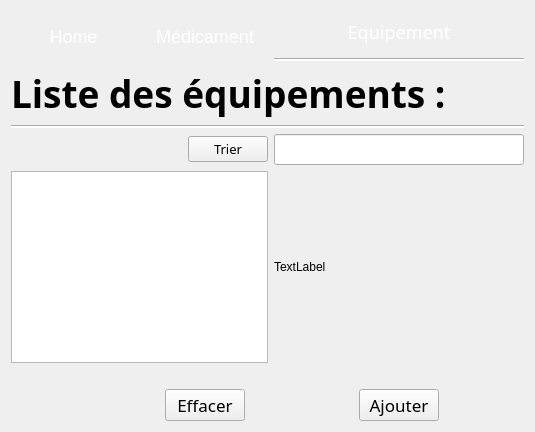
      <widget class="QWidget" name="listEqui">
       <layout class="QGridLayout" name="gridLayout_4">
        <item row="8" column="2" alignment="Qt::AlignHCenter">
         <widget class="QPushButton" name="ajouter_equi">
          <property name="font">
           <font>
            <family>Quicksand SemiBold</family>
            <pointsize>13</pointsize>
           </font>
          </property>
          <property name="cursor">
           <cursorShape>PointingHandCursor</cursorShape>
          </property>
          <property name="text">
           <string>Ajouter</string>
          </property>
          <property name="icon">
           <iconset resource="pics.qrc">
            <normaloff>:/pics/pics/ajout.png</normaloff>:/pics/pics/ajout.png</iconset>
          </property>
          <property name="iconSize">
           <size>
            <width>30</width>
            <height>30</height>
           </size>
          </property>
         </widget>
        </item>
        <item row="2" column="2">
         <layout class="QVBoxLayout" name="verticalLayout_32">
          <item>
           <widget class="QPushButton" name="Equipement_2">
            <property name="enabled">
             <bool>false</bool>
            </property>
            <property name="minimumSize">
             <size>
              <width>0</width>
              <height>41</height>
             </size>
            </property>
            <property name="font">
             <font>
              <family>Quicksand SemiBold</family>
              <pointsize>-1</pointsize>
              <weight>50</weight>
              <bold>false</bold>
             </font>
            </property>
            <property name="styleSheet">
             <string notr="true">QPushButton{
width:121px;
height:30px;
background:transparent;
color:#000;
border:0px solid black;
border-radius:7px;
color:white;
font-weight:400;
font-size:18px;
}

QPushButton:hover{
background-color: rgba(170, 218, 255, 100);
}
</string>
            </property>
            <property name="text">
             <string>Equipement</string>
            </property>
            <property name="icon">
             <iconset resource="pics.qrc">
              <normaloff>:/pics/pics/equipement.png</normaloff>:/pics/pics/equipement.png</iconset>
            </property>
            <property name="iconSize">
             <size>
              <width>20</width>
              <height>20</height>
             </size>
            </property>
           </widget>
          </item>
          <item>
           <widget class="Line" name="line_equi">
            <property name="styleSheet">
             <string notr="true">background: white;</string>
            </property>
            <property name="orientation">
             <enum>Qt::Horizontal</enum>
            </property>
           </widget>
          </item>
         </layout>
        </item>
        <item row="8" column="1" alignment="Qt::AlignHCenter">
         <widget class="QPushButton" name="effacer_equipement">
          <property name="font">
           <font>
            <family>Quicksand SemiBold</family>
            <pointsize>13</pointsize>
           </font>
          </property>
          <property name="cursor">
           <cursorShape>PointingHandCursor</cursorShape>
          </property>
          <property name="text">
           <string>Effacer</string>
          </property>
          <property name="icon">
           <iconset resource="pics.qrc">
            <normaloff>:/pics/pics/trash.png</normaloff>:/pics/pics/trash.png</iconset>
          </property>
          <property name="iconSize">
           <size>
            <width>25</width>
            <height>25</height>
           </size>
          </property>
         </widget>
        </item>
        <item row="7" column="1">
         <spacer name="horizontalSpacer_29">
          <property name="orientation">
           <enum>Qt::Horizontal</enum>
          </property>
          <property name="sizeHint" stdset="0">
           <size>
            <width>126</width>
            <height>20</height>
           </size>
          </property>
         </spacer>
        </item>
        <item row="7" column="0">
         <spacer name="horizontalSpacer_30">
          <property name="orientation">
           <enum>Qt::Horizontal</enum>
          </property>
          <property name="sizeHint" stdset="0">
           <size>
            <width>125</width>
            <height>20</height>
           </size>
          </property>
         </spacer>
        </item>
        <item row="2" column="0">
         <layout class="QVBoxLayout" name="verticalLayout_31">
          <item>
           <widget class="QPushButton" name="Home_3">
            <property name="minimumSize">
             <size>
              <width>0</width>
              <height>51</height>
             </size>
            </property>
            <property name="cursor">
             <cursorShape>PointingHandCursor</cursorShape>
            </property>
            <property name="styleSheet">
             <string notr="true">QPushButton{
width:121px;
height:30px;
background:transparent;
color:#000;
border:0px solid black;
border-radius:7px;
color:white;
font-weight:400;
font-size:18px;
}

QPushButton:hover{
background-color: rgba(170, 218, 255, 100);
}
</string>
            </property>
            <property name="text">
             <string>Home</string>
            </property>
            <property name="icon">
             <iconset resource="pics.qrc">
              <normaloff>:/pics/pics/Home.png</normaloff>:/pics/pics/Home.png</iconset>
            </property>
            <property name="iconSize">
             <size>
              <width>20</width>
              <height>20</height>
             </size>
            </property>
           </widget>
          </item>
         </layout>
        </item>
        <item row="5" column="1" alignment="Qt::AlignRight">
         <widget class="QPushButton" name="trier_eq">
          <property name="maximumSize">
           <size>
            <width>80</width>
            <height>16777215</height>
           </size>
          </property>
          <property name="font">
           <font>
            <family>Quicksand SemiBold</family>
            <pointsize>10</pointsize>
           </font>
          </property>
          <property name="cursor">
           <cursorShape>PointingHandCursor</cursorShape>
          </property>
          <property name="text">
           <string>Trier</string>
          </property>
         </widget>
        </item>
        <item row="7" column="2">
         <spacer name="horizontalSpacer_31">
          <property name="orientation">
           <enum>Qt::Horizontal</enum>
          </property>
          <property name="sizeHint" stdset="0">
           <size>
            <width>166</width>
            <height>20</height>
           </size>
          </property>
         </spacer>
        </item>
        <item row="5" column="2" alignment="Qt::AlignHCenter">
         <widget class="QLineEdit" name="chercher_equi">
          <property name="minimumSize">
           <size>
            <width>250</width>
            <height>25</height>
           </size>
          </property>
          <property name="font">
           <font>
            <family>Quicksand SemiBold</family>
            <pointsize>12</pointsize>
           </font>
          </property>
          <property name="styleSheet">
           <string notr="true">color :rgb(255, 255, 255)</string>
          </property>
          <property name="text">
           <string/>
          </property>
          <property name="placeholderText">
           <string>chercher</string>
          </property>
         </widget>
        </item>
        <item row="2" column="1">
         <widget class="QPushButton" name="Medicament_5">
          <property name="minimumSize">
           <size>
            <width>0</width>
            <height>51</height>
           </size>
          </property>
          <property name="cursor">
           <cursorShape>PointingHandCursor</cursorShape>
          </property>
          <property name="styleSheet">
           <string notr="true">QPushButton{
width:121px;
height:30px;
background:transparent;
color:#000;
border:0px solid black;
border-radius:7px;
color:white;
font-weight:400;
font-size:18px;
}

QPushButton:hover{
background-color: rgba(170, 218, 255, 100);
}
</string>
          </property>
          <property name="text">
           <string>Médicament</string>
          </property>
          <property name="icon">
           <iconset resource="pics.qrc">
            <normaloff>:/pics/pics/med.png</normaloff>:/pics/pics/med.png</iconset>
          </property>
          <property name="iconSize">
           <size>
            <width>20</width>
            <height>20</height>
           </size>
          </property>
         </widget>
        </item>
        <item row="4" column="0" colspan="3">
         <layout class="QVBoxLayout" name="verticalLayout_33">
          <item>
           <widget class="QLabel" name="label_20">
            <property name="font">
             <font>
              <family>Quicksand SemiBold</family>
              <pointsize>28</pointsize>
              <weight>75</weight>
              <bold>true</bold>
             </font>
            </property>
            <property name="text">
             <string>Liste des équipements :</string>
            </property>
           </widget>
          </item>
          <item>
           <widget class="Line" name="bigline_eq">
            <property name="styleSheet">
             <string notr="true">background-color: rgb(255, 255, 255);</string>
            </property>
            <property name="orientation">
             <enum>Qt::Horizontal</enum>
            </property>
           </widget>
          </item>
         </layout>
        </item>
        <item row="6" column="0" colspan="2">
         <widget class="QListWidget" name="listWidget_EQUI">
          <property name="font">
           <font>
            <family>Quicksand SemiBold</family>
            <pointsize>20</pointsize>
           </font>
          </property>
          <property name="styleSheet">
           <string notr="true">border:0px solid white;
color:white;
background: transparent;
margin:0 40px 0 40px;


QListWidget::item {
    color:rgb(255, 255, 255);
    background-color:transparent;
}



QListView::item {
    color:rgb(255, 255, 255);
    background-color:transparent;
}


QListView {
    show-decoration-selected: 1; /* make the selection span the entire width of the view */
}


QListView::item:selected {
    border: 1px solid rgb(0, 255, 255);
}

QListView::item:selected:!active {
    background: rgba(170, 218, 255, 100);
}

QListView::item:selected:active {
    background: rgba(170, 218, 255, 100);
}

QListView::item:hover {
    background: rgba(170, 218, 255, 100);
}</string>
          </property>
          <property name="verticalScrollBarPolicy">
           <enum>Qt::ScrollBarAlwaysOff</enum>
          </property>
          <property name="horizontalScrollBarPolicy">
           <enum>Qt::ScrollBarAlwaysOff</enum>
          </property>
          <property name="spacing">
           <number>5</number>
          </property>
         </widget>
        </item>
        <item row="6" column="2">
         <widget class="QLabel" name="listeqlogo">
          <property name="text">
           <string>TextLabel</string>
          </property>
         </widget>
        </item>
       </layout>
      </widget>
